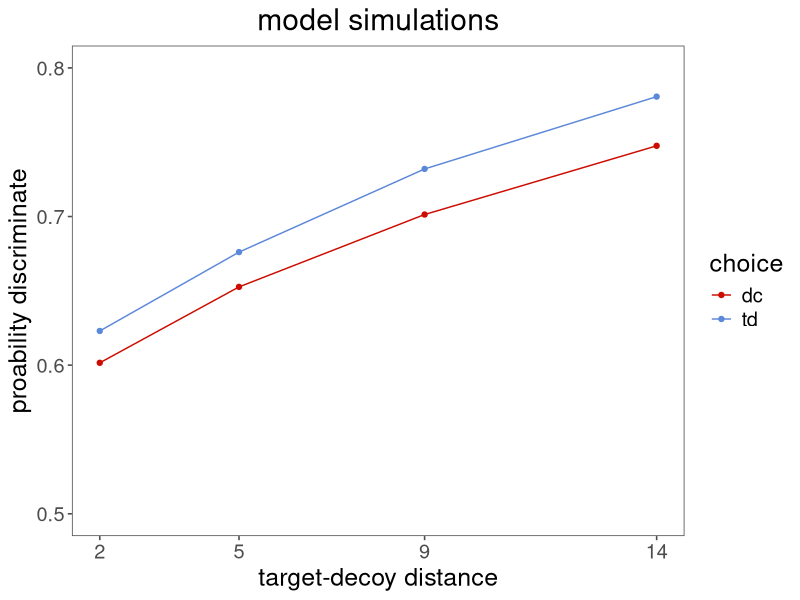

This figure's R source: (Note: this script raises an error after producing the figure.)
# get all covariance matrices from model =======================================================s <- c(1,1,1)
rm(list=ls())
library(tidyverse)
library(mvtnorm)

# control params
N <- 50000
which_choice <- c("td","dc")
tdd <- 1:4

# correlations
cors <- matrix(c(1, .55, .68,
                 .55, 1, .55,
                 .68, .55, 1),
               nrow=3,byrow=T)

# means
dec <- c(.8,.7,.6,.5)
tar_comp <- 1

# standar deviations
s <- c(.8,.8,.8)

# compute variance covariance matrices
cv <- cors * (s %*% t(s) )

# function to draw and simulate choice
sim_choice <- function(N,mu,cv,which_choice){
  samp <- rmvnorm(N,mu,cv)
  if(which_choice=="td"){
    p <- sum(samp[,1]>samp[,3])/N
  }else if(which_choice=="dc"){
    p <- sum(samp[,2]>samp[,3])/N
  }
  return(p)
}

p <- array(NA, dim=c(2,4))
for(i in 1:length(which_choice)){
  for(j in 1:length(tdd)){
    p[i,j] <- sim_choice(N, 
                         c(tar_comp, tar_comp, dec[j]),
                         cv,
                         which_choice[i])
  }
}

tibble(
  p=as.vector(p),
  tdd=c(2,2,5,5,9,9,14,14),
  probe=c("td","dc","td","dc","td","dc","td","dc")
) %>%
  ggplot(aes(tdd, p,col=probe))+
  geom_point()+
  geom_line()+
  scale_x_continuous(breaks=c(2,5,9,14))+
  scale_y_continuous(limits=c(.5,.8))+
  ggsci::scale_color_startrek(name="choice")+
  labs(x="target-decoy distance",y="proability discriminate",title="model simulations")+
  ggthemes::theme_few()+
  theme(text=element_text(size=18),
        plot.title=element_text(hjust=0.5))
ggsave(filename=here("analyses","plots","model_sim_2afc.jpeg"),width=4,height=4)
